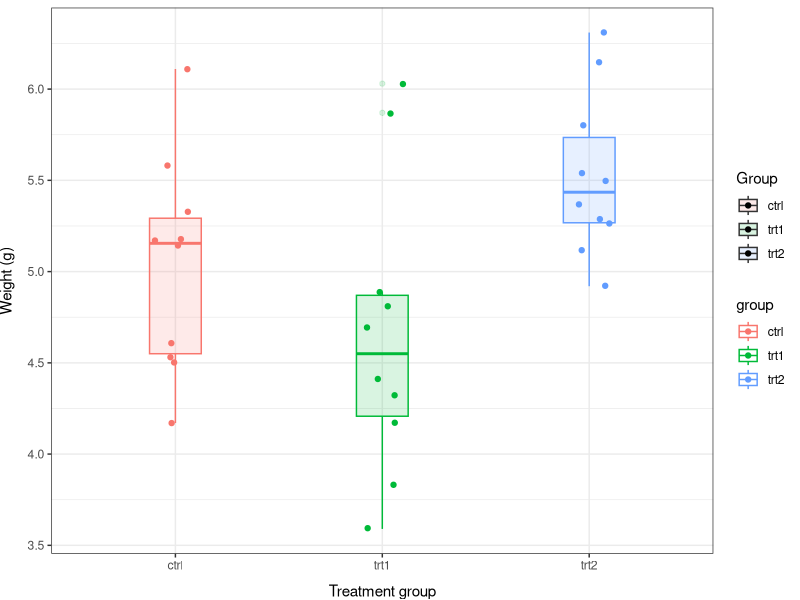
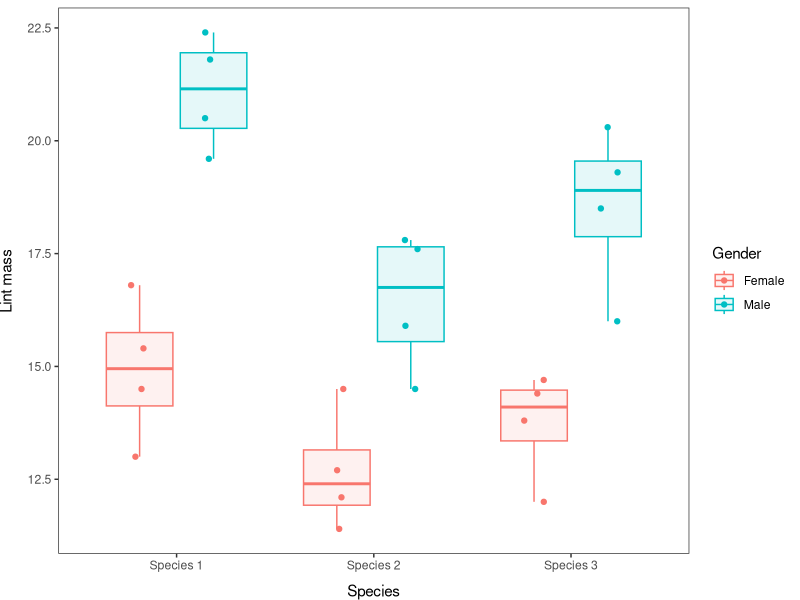
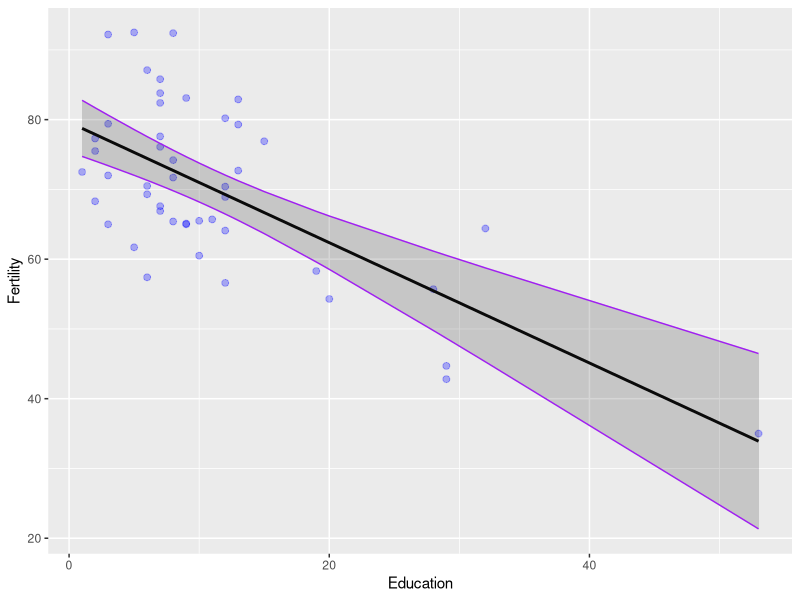

Reproduce these figures in R, in order.
## ---- chunk 1
library(tidyverse)
## ---- chunk 2
data(PlantGrowth)
## ---- chunk 3
str(PlantGrowth)
## ---- chunk 4
# Fit the model
model <- lm(weight~group, data=PlantGrowth)

# Print the model object to the console
model

## ---- chunk 5
# Save anova table to an object
plant_nova <- anova(model)

# Have a look at the goodness
print(plant_nova)

## ---- chunk 6
# Look at the names of the anova() output
# We want the "Sum Sq" bit
names(plant_nova)

## ---- chunk 7
# Here is the sum of squares for the model
# Have to use back-ticks for spaces, sigh
ssb <- plant_nova$`Sum Sq`[1]

# And the sum of squares total is the sum
# of the column in this case
sst <- sum(plant_nova$`Sum Sq`)

# Some quick division, and we get...
R2 <- ssb/sst
## ---- chunk 8
print(R2)

## ---- chunk 9
# Print the summary of the model
summary(model)

## ---- chunk 10
coeffs <- data.frame( summary(model)$coefficients )

## ---- chunk 11
# Calculate and print mean weight
# for the group ctrl in PlantGrowth
PlantGrowth %>%
  filter(group == 'ctrl') %>%
  summarize(avg = mean(weight))

## ---- chunk 12
# Assign model coefficients to objects
ctrl <- coeffs$Estimate[1]
trt1 <- coeffs$Estimate[2]
trt2 <- coeffs$Estimate[3]

# Calculate group means for trt1 and trt2
# from the model
trt1_prediction <- ctrl + trt1
trt2_prediction <- ctrl + trt2

print(c(trt1_prediction, trt2_prediction))

## ---- chunk 13
TukeyHSD(    # The function that does the Tukey test
  aov(       # A wrapper for lm objects
    model    # The model that we ran above
    )
  )

## ---- chunk 14
ggplot(PlantGrowth, 
       aes(x = group, y = weight, color = group, fill = group)) +
  geom_boxplot(alpha = 0.15, width = .25) +
  geom_jitter(width = 0.1) +
  xlab("Treatment group") +
  ylab("Weight (g)") +
  labs(fill = "Group") + 
  theme_bw() +
  theme(axis.title.x = element_text(vjust=-1),
        axis.title.y = element_text(vjust=3)
        )  

## ---- chunk 15
# Read in the data:
lint <- read.csv('data/lint.txt')
## ---- chunk 16
# Fit the model and save it to an object
lint.model<- lm(lintmass~species + gender, data = lint)

# Look at the summary of the model fit
summary(lint.model)

# Print the anova table
anova(lint.model)
## ---- chunk 17
lint %>% 
  ggplot(aes(x = species, y = lintmass, color = gender, fill = gender)) +
    geom_boxplot(alpha = 0.10) +
    geom_point(position=position_jitterdodge(.1)) +
    xlab('Species') +
    ylab('Lint mass') +
    theme_bw() +
    labs(fill = "Gender", color = "Gender") +
    theme(axis.title.x = element_text(vjust=-1),
          axis.title.y = element_text(vjust=3),
          panel.grid = element_blank()
          )

## ---- chunk 18
# Fit a new model that includes an interaction, signified by '*'
lint.modeli <- lm(lintmass~species * gender, data=lint)

# Summarize the model
summary(lint.modeli)

# Print an ANOVA table for the model
anova(lint.modeli)
## ---- chunk 19
data(swiss)
## ---- chunk 20
# Fit the model and assign it to a named object
fert_mod <- lm(Fertility ~ Education, data = swiss)

# Summarize the model
summary(fert_mod)
## ---- chunk 21
# Make predictions from the fitted model object using observed data
predicted_fertility = predict(fert_mod, interval = 'confidence')

# Add these to the swiss data
swiss_pred <- cbind(swiss, predicted_fertility)

## ---- chunk 22
# Sets up data and aesthetics
ggplot(swiss_pred, 
       aes(x = Education, y = Fertility)) +
  # Adds raw data as points
  geom_point(colour = 'blue', fill = 'blue', alpha = 0.3, size = 2) +
  # Adds regression line
  geom_line( aes(y = fit), size = 1) +
  # Adds 95% confidence interval
  geom_ribbon(aes(ymin = lwr, ymax = upr), color = 'purple', alpha = .2) +
  # Adds sweet style tweaks of your choosing
  theme(legend.position = "none")
  
## ---- chunk 23
multiple_mod <- lm(Fertility ~ Education + Catholic, data = swiss)

summary(multiple_mod)

## ---- chunk 24
full_mod <- lm(
  Fertility ~ Agriculture + Examination + Education + Catholic,
  data = swiss
  )

summary(full_mod)
